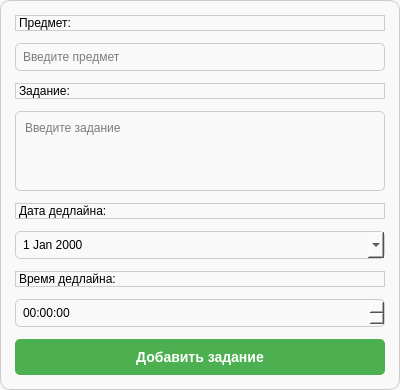
<?xml version="1.0" encoding="UTF-8"?>
<ui version="4.0">
 <class>AddTaskWindow</class>
 <widget class="QWidget" name="AddTaskWindow">
  <property name="geometry">
   <rect>
    <x>0</x>
    <y>0</y>
    <width>400</width>
    <height>350</height>
   </rect>
  </property>
  <property name="windowTitle">
   <string>Добавить задание</string>
  </property>
  <property name="styleSheet">
   <string notr="true">background-color: #f9f9f9; border: 1px solid #cccccc; border-radius: 10px;</string>
  </property>
  <layout class="QVBoxLayout" name="verticalLayout">
   <property name="spacing">
    <number>12</number>
   </property>
   <property name="leftMargin">
    <number>15</number>
   </property>
   <property name="topMargin">
    <number>15</number>
   </property>
   <property name="rightMargin">
    <number>15</number>
   </property>
   <property name="bottomMargin">
    <number>15</number>
   </property>
   <item>
    <widget class="QLabel" name="subject_label">
     <property name="text">
      <string>Предмет:</string>
     </property>
    </widget>
   </item>
   <item>
    <widget class="QLineEdit" name="subject_input">
     <property name="placeholderText">
      <string>Введите предмет</string>
     </property>
     <property name="styleSheet">
      <string notr="true">padding: 5px; border: 1px solid #cccccc; border-radius: 5px;</string>
     </property>
    </widget>
   </item>
   <item>
    <widget class="QLabel" name="task_label">
     <property name="text">
      <string>Задание:</string>
     </property>
    </widget>
   </item>
   <item>
    <widget class="QTextEdit" name="task_input">
     <property name="placeholderText">
      <string>Введите задание</string>
     </property>
     <property name="styleSheet">
      <string notr="true">padding: 5px; border: 1px solid #cccccc; border-radius: 5px;</string>
     </property>
     <property name="maximumHeight">
      <number>80</number>
     </property>
    </widget>
   </item>
   <item>
    <widget class="QLabel" name="deadline_date_label">
     <property name="text">
      <string>Дата дедлайна:</string>
     </property>
    </widget>
   </item>
   <item>
    <widget class="QDateEdit" name="deadline_date_input">
     <property name="calendarPopup">
      <bool>true</bool>
     </property>
     <property name="styleSheet">
      <string notr="true">padding: 5px; border: 1px solid #cccccc; border-radius: 5px;</string>
     </property>
    </widget>
   </item>
   <item>
    <widget class="QLabel" name="deadline_time_label">
     <property name="text">
      <string>Время дедлайна:</string>
     </property>
    </widget>
   </item>
   <item>
    <widget class="QTimeEdit" name="deadline_time_input">
     <property name="styleSheet">
      <string notr="true">padding: 5px; border: 1px solid #cccccc; border-radius: 5px;</string>
     </property>
    </widget>
   </item>
   <item>
    <widget class="QPushButton" name="add_task_button">
     <property name="text">
      <string>Добавить задание</string>
     </property>
     <property name="styleSheet">
      <string notr="true">background-color: #4CAF50; color: white; font-size: 14px; font-weight: bold; border: none; border-radius: 5px; padding: 10px;</string>
     </property>
    </widget>
   </item>
  </layout>
 </widget>
 <resources/>
 <connections/>
</ui>
